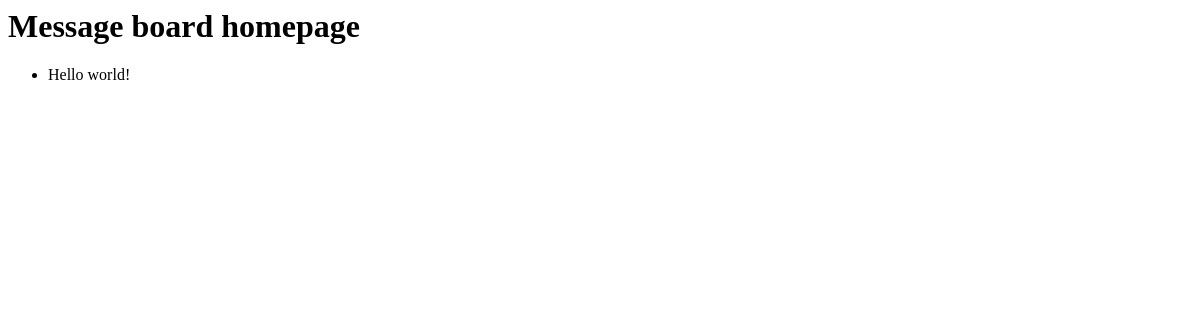
Before: / with the older database file.
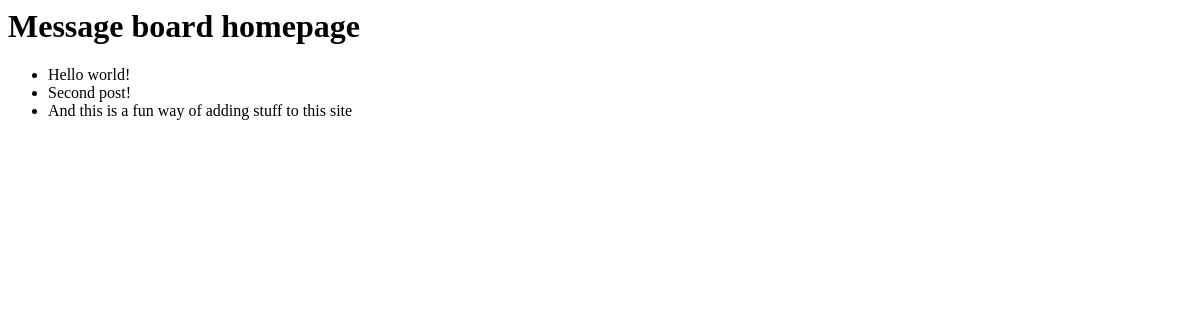
After: the same page with the newer database file.
### posts/models.py (models this page shows)
class Post(models.Model):
    text = models.TextField()
    def __str__(self):
        return self.text[:50]

### posts/views.py (the view)
# urls.py: path('', HomePageView.as_view(), name='home')
class HomePageView(ListView):
    model = Post
    template_name = 'home.html'
    context_object_name = 'all_posts_list'

### templates/home.html
<h1>Message board homepage</h1>
<ul>
    {% for post in all_posts_list %}
    <li>{{ post }}</li>
    {% endfor %}
</ul>

Changed rows visible on the page:
added Post: text "Second post!"
added Post: text "And this is a fun way of adding stuff to this site"
